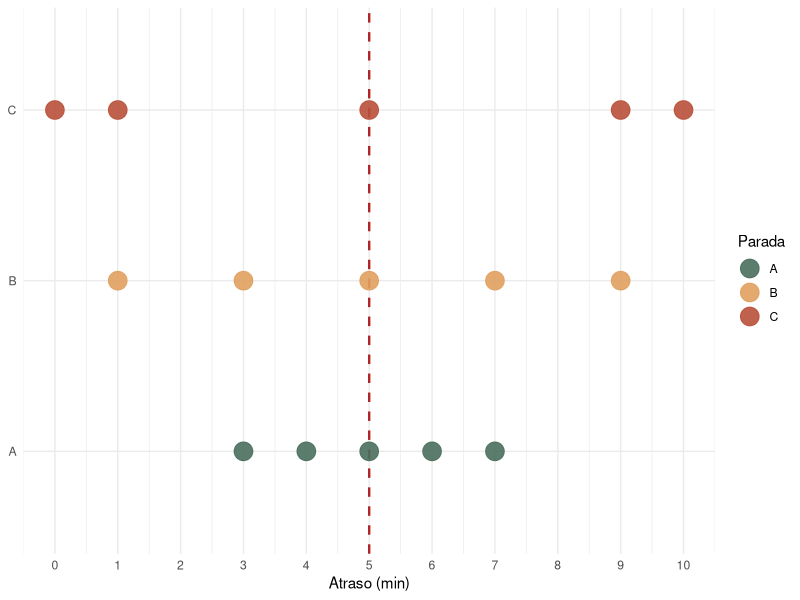

Reproduce this figure in R.
## ---- chunk 1
#| label: setup
#| include: false
library(tidyverse)
## ---- chunk 2
#| label: media-bruta
tempos <- c(4, 6, 8, 12, 15)

# Cálculo "força bruta": soma dividida pelo número de observações
sum(tempos) / length(tempos)
## ---- chunk 3
#| label: media-funcao
# Função predefinida
mean(tempos)
## ---- chunk 4
#| label: mediana-bruta-impar
tempos_crescente <- sort(tempos)
tempos_crescente
## ---- chunk 5
# Quantidade de valores (tamanho do vetor)
n <- length(tempos_crescente)

# Posição central
pos <- (n + 1) / 2
tempos_crescente[pos]
## ---- chunk 6
#| label: mediana-bruta-par
tempos2 <- c(4, 6, 8, 10, 12, 15)
tempos2_crescente <- sort(tempos2)
n2 <- length(tempos2_crescente)

# Duas posições centrais
pos1 <- n2 / 2
pos2 <- n2 / 2 + 1
(tempos2_crescente[pos1] + tempos2_crescente[pos2]) / 2
## ---- chunk 7
#| label: mediana-funcao
median(tempos)    # n ímpar → mediana = 8
median(tempos2)   # n par  → mediana = (8 + 10) / 2 = 9
## ---- chunk 8
#| label: moda-bruta
# Número de automóveis por domicílio em dez residências
autos <- c(0, 1, 1, 2, 1, 3, 0, 1, 2, 1)

# Tabela de frequências
tb <- table(autos)
tb
## ---- chunk 9
# Níveis/categorias possíveis de quantidade de automóveis em casa:
names(tb)

# Frequências observadas para cada um desses níveis/categorias:
as.numeric(tb)
## ---- chunk 10
# Posição de tb com o valor de maior frequência
pos_max <- which.max(tb)

# Obtenção do valor de maior frequência
as.numeric(tb[pos_max])
## ---- chunk 11
dist <- c(2000, 1500, 3800, 4000, 800, 9000, 15000, 100, 2000, 7100)
## ---- chunk 12
dist_crescente <- sort(dist)
dist_crescente
## ---- chunk 13
P <- 85
n <- length(dist_crescente)

# Posição
R <- (P / 100) * n
R
## ---- chunk 14
pos <- ceiling(R)
pos
## ---- chunk 15
dist_crescente[pos]
## ---- chunk 16
#| label: quartis-funcao
quantile(dist, probs = c(0.25, 0.50, 0.75, 0.85, 0.90))
## ---- chunk 17
#| label: paradas-dados
parada_a <- c(3, 4, 5, 6, 7)
parada_b <- c(1, 3, 5, 7, 9)
parada_c <- c(0, 1, 5, 9, 10)
## ---- chunk 18
mean(parada_a)
mean(parada_b)
mean(parada_c)
## ---- chunk 19
#| label: fig-paradas-dotplot
#| fig-cap: "Atrasos de ônibus em três paradas com a mesma média (5 min). A linha tracejada indica a média comum. As paradas diferem no grau de dispersão dos valores."
paradas <- tibble(
  parada = rep(c("A", "B", "C"), each = 5),
  atraso = c(parada_a, parada_b, parada_c)
)

ggplot(paradas, aes(x = atraso, y = parada, color = parada)) +
  geom_vline(xintercept = 5, linetype = "dashed", color = "firebrick", linewidth = 0.8) +
  geom_point(size = 6, alpha = 0.9) +
  scale_color_manual(values = c('#4a6e5e','#e0a05f','#b8503a')) + 
  scale_x_continuous(breaks = 0:10) +
  labs(x = "Atraso (min)", color = 'Parada', y = NULL) +
  theme_minimal()
## ---- chunk 20
#| label: variancia-bruta
x <- parada_b
n <- length(x)

# Desvios em relação à média
desvios <- x - mean(x)
desvios
## ---- chunk 21
# Desvios quadráticos
desvios^2

# Variância amostral
sum(desvios^2) / (n - 1)
## ---- chunk 22
#| label: variancia-funcao
# Função predefinida
var(x)
## ---- chunk 23
#| label: dp-bruto
sqrt(sum((x - mean(x))^2) / (n - 1))

# Ou equivalentemente
sqrt(var(x))
## ---- chunk 24
#| label: dp-funcao
sd(x)
## ---- chunk 25
#| label: dp-paradas
sd(parada_a)
sd(parada_b)
sd(parada_c)
## ---- chunk 26
#| label: amplitude-bruta
max(parada_c) - min(parada_c)
## ---- chunk 27
#| label: amplitude-funcao
diff(range(parada_c))
## ---- chunk 28
#| label: iqr-bruto
# Força bruta
quantile(parada_c, 0.75) - quantile(parada_c, 0.25)
## ---- chunk 29
#| label: iqr-funcao
IQR(parada_c)
## ---- chunk 30
#| label: modo-dados
modo <- c(
  "onibus", "automovel", "caminhada", "automovel", "bicicleta",
  "onibus", "automovel", "motocicleta", "onibus", "automovel",
  "caminhada", "onibus", "automovel", "bicicleta", "onibus",
  "automovel", "motocicleta", "onibus", "automovel", "caminhada"
)
## ---- chunk 31
#| label: modo-unique
unique(modo)
## ---- chunk 32
#| label: modo-table
tab_modo <- table(modo)
## ---- chunk 33
#| label: modo-prop
prop.table(tab_modo)
## ---- chunk 34
prop.table(tab_modo) * 100
## ---- chunk 35
names(which.max(table(modo)))
